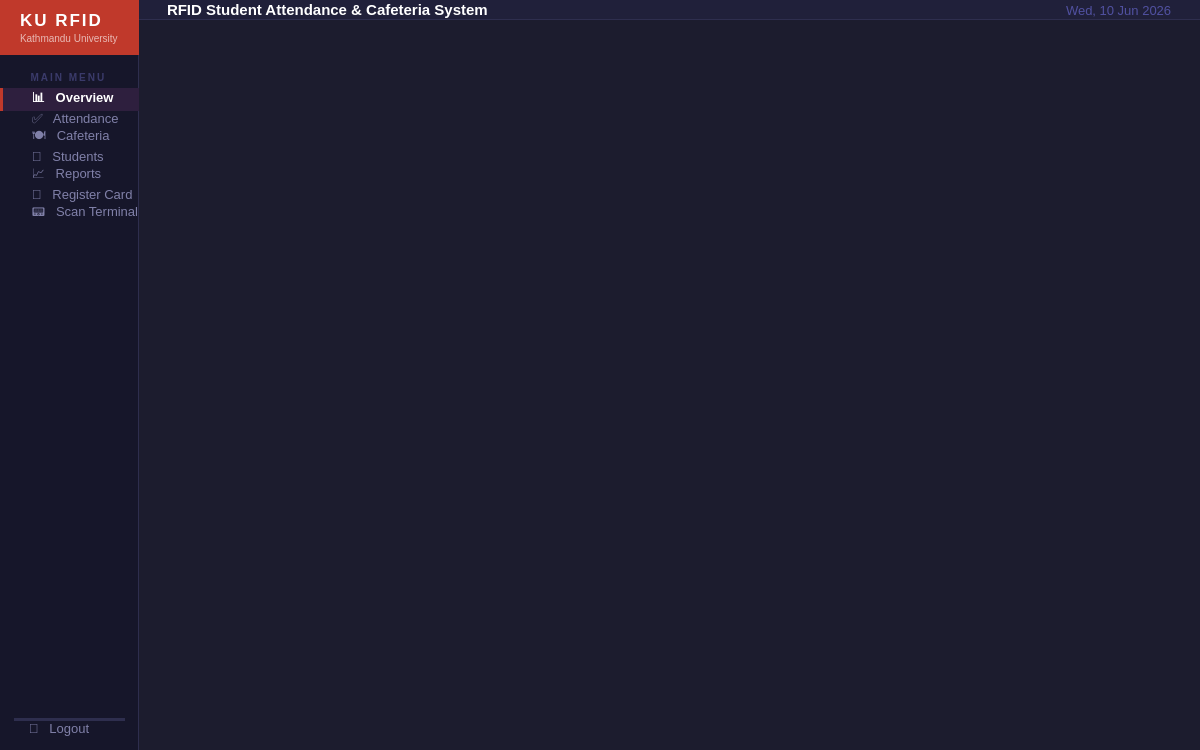
<?xml version='1.0' encoding='UTF-8'?>
<ui version="4.0">
 <class>DashboardPage</class>
 <widget class="QWidget" name="DashboardPage">
  <property name="geometry">
   <rect><x>0</x><y>0</y><width>1200</width><height>750</height></rect>
  </property>
  <property name="windowTitle"><string>Dashboard</string></property>
  <property name="styleSheet">
   <string notr="true">QWidget#DashboardPage { background-color: #1C1C2E; }</string>
  </property>

  
  <layout class="QHBoxLayout" name="rootLayout">
   <property name="spacing"><number>0</number></property>
   <property name="leftMargin"><number>0</number></property>
   <property name="topMargin"><number>0</number></property>
   <property name="rightMargin"><number>0</number></property>
   <property name="bottomMargin"><number>0</number></property>

   
   <item>
    <widget class="QWidget" name="sidebar">
     <property name="minimumWidth"><number>220</number></property>
     <property name="maximumWidth"><number>220</number></property>
     <property name="styleSheet">
      <string notr="true">QWidget#sidebar { background-color: #16162A; border-right: 1px solid #2E2E4E; }</string>
     </property>

     <layout class="QVBoxLayout" name="sidebarLayout">
      <property name="spacing"><number>0</number></property>
      <property name="leftMargin"><number>0</number></property>
      <property name="topMargin"><number>0</number></property>
      <property name="rightMargin"><number>0</number></property>
      <property name="bottomMargin"><number>0</number></property>

      
      <item>
       <widget class="QWidget" name="brandWidget">
        <property name="minimumHeight"><number>68</number></property>
        <property name="maximumHeight"><number>68</number></property>
        <property name="styleSheet">
         <string notr="true">QWidget#brandWidget { background-color: #C0392B; }</string>
        </property>
        <layout class="QVBoxLayout" name="brandLayout">
         <property name="leftMargin"><number>20</number></property>
         <property name="topMargin"><number>10</number></property>
         <property name="rightMargin"><number>20</number></property>
         <property name="bottomMargin"><number>10</number></property>
         <property name="spacing"><number>2</number></property>
         <item>
          <widget class="QLabel" name="labelBrandName">
           <property name="text"><string>KU RFID</string></property>
           <property name="styleSheet">
            <string notr="true">color: #FFFFFF; font-size: 17px; font-weight: 800; letter-spacing: 2px; background: transparent;</string>
           </property>
          </widget>
         </item>
         <item>
          <widget class="QLabel" name="labelBrandSub">
           <property name="text"><string>Kathmandu University</string></property>
           <property name="styleSheet">
            <string notr="true">color: rgba(255,255,255,0.65); font-size: 10px; background: transparent;</string>
           </property>
          </widget>
         </item>
        </layout>
       </widget>
      </item>

      
      <item><spacer name="sbSp1"><property name="orientation"><enum>Qt::Vertical</enum></property><property name="sizeType"><enum>QSizePolicy::Fixed</enum></property><property name="sizeHint" stdset="0"><size><width>0</width><height>12</height></size></property></spacer></item>

      
      <item>
       <widget class="QLabel" name="labelMenuSection">
        <property name="text"><string>  MAIN MENU</string></property>
        <property name="styleSheet">
         <string notr="true">color: #3A3A6A; font-size: 10px; font-weight: 700; letter-spacing: 2px; padding: 4px 18px; background: transparent;</string>
        </property>
       </widget>
      </item>

      
      <item>
       <widget class="QPushButton" name="navBtnOverview">
        <property name="text"><string>   📊   Overview</string></property>
        <property name="minimumHeight"><number>46</number></property>
        <property name="checkable"><bool>true</bool></property>
        <property name="checked"><bool>true</bool></property>
        <property name="cursor"><cursorShape>PointingHandCursor</cursorShape></property>
        <property name="styleSheet">
         <string notr="true">QPushButton { background-color:transparent; color:#8080A8; border:none; border-left:3px solid transparent; text-align:left; padding-left:18px; font-size:13px; border-radius:0; }
QPushButton:hover { background-color:#24243A; color:#E0E0F8; }
QPushButton:checked { background-color:#2E1F3E; color:#FFFFFF; border-left:3px solid #C0392B; font-weight:600; }</string>
        </property>
       </widget>
      </item>

      
      <item>
       <widget class="QPushButton" name="navBtnAttendance">
        <property name="text"><string>   ✅   Attendance</string></property>
        <property name="minimumHeight"><number>46</number></property>
        <property name="checkable"><bool>true</bool></property>
        <property name="cursor"><cursorShape>PointingHandCursor</cursorShape></property>
        <property name="styleSheet">
         <string notr="true">QPushButton { background-color:transparent; color:#8080A8; border:none; border-left:3px solid transparent; text-align:left; padding-left:18px; font-size:13px; border-radius:0; }
QPushButton:hover { background-color:#24243A; color:#E0E0F8; }
QPushButton:checked { background-color:#2E1F3E; color:#FFFFFF; border-left:3px solid #C0392B; font-weight:600; }</string>
        </property>
       </widget>
      </item>

      
      <item>
       <widget class="QPushButton" name="navBtnCafeteria">
        <property name="text"><string>   🍽   Cafeteria</string></property>
        <property name="minimumHeight"><number>46</number></property>
        <property name="checkable"><bool>true</bool></property>
        <property name="cursor"><cursorShape>PointingHandCursor</cursorShape></property>
        <property name="styleSheet">
         <string notr="true">QPushButton { background-color:transparent; color:#8080A8; border:none; border-left:3px solid transparent; text-align:left; padding-left:18px; font-size:13px; border-radius:0; }
QPushButton:hover { background-color:#24243A; color:#E0E0F8; }
QPushButton:checked { background-color:#2E1F3E; color:#FFFFFF; border-left:3px solid #C0392B; font-weight:600; }</string>
        </property>
       </widget>
      </item>

      
      <item>
       <widget class="QPushButton" name="navBtnStudents">
        <property name="text"><string>   👥   Students</string></property>
        <property name="minimumHeight"><number>46</number></property>
        <property name="checkable"><bool>true</bool></property>
        <property name="cursor"><cursorShape>PointingHandCursor</cursorShape></property>
        <property name="styleSheet">
         <string notr="true">QPushButton { background-color:transparent; color:#8080A8; border:none; border-left:3px solid transparent; text-align:left; padding-left:18px; font-size:13px; border-radius:0; }
QPushButton:hover { background-color:#24243A; color:#E0E0F8; }
QPushButton:checked { background-color:#2E1F3E; color:#FFFFFF; border-left:3px solid #C0392B; font-weight:600; }</string>
        </property>
       </widget>
      </item>

      
      <item>
       <widget class="QPushButton" name="navBtnReports">
        <property name="text"><string>   📈   Reports</string></property>
        <property name="minimumHeight"><number>46</number></property>
        <property name="checkable"><bool>true</bool></property>
        <property name="cursor"><cursorShape>PointingHandCursor</cursorShape></property>
        <property name="styleSheet">
         <string notr="true">QPushButton { background-color:transparent; color:#8080A8; border:none; border-left:3px solid transparent; text-align:left; padding-left:18px; font-size:13px; border-radius:0; }
QPushButton:hover { background-color:#24243A; color:#E0E0F8; }
QPushButton:checked { background-color:#2E1F3E; color:#FFFFFF; border-left:3px solid #C0392B; font-weight:600; }</string>
        </property>
       </widget>
      </item>

      
      <item>
       <widget class="QPushButton" name="navBtnRegister">
        <property name="text"><string>   🪪   Register Card</string></property>
        <property name="minimumHeight"><number>46</number></property>
        <property name="checkable"><bool>true</bool></property>
        <property name="cursor"><cursorShape>PointingHandCursor</cursorShape></property>
        <property name="styleSheet">
         <string notr="true">QPushButton { background-color:transparent; color:#8080A8; border:none; border-left:3px solid transparent; text-align:left; padding-left:18px; font-size:13px; border-radius:0; }
QPushButton:hover { background-color:#24243A; color:#E0E0F8; }
QPushButton:checked { background-color:#2E1F3E; color:#FFFFFF; border-left:3px solid #C0392B; font-weight:600; }</string>
        </property>
       </widget>
      </item>

      
      <item>
       <widget class="QPushButton" name="navBtnScan">
        <property name="text"><string>   📟   Scan Terminal</string></property>
        <property name="minimumHeight"><number>46</number></property>
        <property name="checkable"><bool>true</bool></property>
        <property name="cursor"><cursorShape>PointingHandCursor</cursorShape></property>
        <property name="styleSheet">
         <string notr="true">QPushButton { background-color:transparent; color:#8080A8; border:none; border-left:3px solid transparent; text-align:left; padding-left:18px; font-size:13px; border-radius:0; }
QPushButton:hover { background-color:#24243A; color:#E0E0F8; }
QPushButton:checked { background-color:#2E1F3E; color:#FFFFFF; border-left:3px solid #C0392B; font-weight:600; }</string>
        </property>
       </widget>
      </item>

      

      
      <item>
       <spacer name="sbSpacer">
        <property name="orientation"><enum>Qt::Vertical</enum></property>
        <property name="sizeHint" stdset="0"><size><width>20</width><height>40</height></size></property>
       </spacer>
      </item>

      
      <item>
       <widget class="QFrame" name="sidebarDivider">
        <property name="frameShape"><enum>QFrame::HLine</enum></property>
        <property name="frameShadow"><enum>QFrame::Sunken</enum></property>
        <property name="styleSheet">
         <string notr="true">background-color: #2E2E4E; border: none; margin: 0 14px;</string>
        </property>
       </widget>
      </item>

      
      <item>
       <widget class="QPushButton" name="pushButtonLogout">
        <property name="text"><string>   🚪   Logout</string></property>
        <property name="minimumHeight"><number>46</number></property>
        <property name="cursor"><cursorShape>PointingHandCursor</cursorShape></property>
        <property name="styleSheet">
         <string notr="true">QPushButton { background-color:transparent; color:#8080A8; border:none; text-align:left; padding-left:18px; font-size:13px; border-radius:0; }
QPushButton:hover { background-color:#3A1A1A; color:#E74C3C; }</string>
        </property>
       </widget>
      </item>

      <item><spacer name="sbSp2"><property name="orientation"><enum>Qt::Vertical</enum></property><property name="sizeType"><enum>QSizePolicy::Fixed</enum></property><property name="sizeHint" stdset="0"><size><width>0</width><height>14</height></size></property></spacer></item>

     </layout>
    </widget>
   </item>

   
   <item>
    <widget class="QWidget" name="contentArea">
     <property name="styleSheet">
      <string notr="true">QWidget#contentArea { background-color: #1C1C2E; }</string>
     </property>

     <layout class="QVBoxLayout" name="contentAreaLayout">
      <property name="spacing"><number>0</number></property>
      <property name="leftMargin"><number>0</number></property>
      <property name="topMargin"><number>0</number></property>
      <property name="rightMargin"><number>0</number></property>
      <property name="bottomMargin"><number>0</number></property>

      
      <item>
       <widget class="QWidget" name="topBar">
        <property name="minimumHeight"><number>58</number></property>
        <property name="maximumHeight"><number>58</number></property>
        <property name="styleSheet">
         <string notr="true">QWidget#topBar { background-color: #20203A; border-bottom: 1px solid #2E2E4E; }</string>
        </property>
        <layout class="QHBoxLayout" name="topBarLayout">
         <property name="leftMargin"><number>28</number></property>
         <property name="topMargin"><number>0</number></property>
         <property name="rightMargin"><number>28</number></property>
         <property name="bottomMargin"><number>0</number></property>
         <item>
          <widget class="QLabel" name="labelTopTitle">
           <property name="text"><string>RFID Student Attendance &amp; Cafeteria System</string></property>
           <property name="styleSheet">
            <string notr="true">color: #FFFFFF; font-size: 15px; font-weight: 700; background: transparent;</string>
           </property>
          </widget>
         </item>
         <item>
          <spacer name="topBarSpacer">
           <property name="orientation"><enum>Qt::Horizontal</enum></property>
           <property name="sizeHint" stdset="0"><size><width>40</width><height>20</height></size></property>
          </spacer>
         </item>
         <item>
          <widget class="QLabel" name="labelTopDate">
           <property name="text"><string>Wed, 10 Jun 2026</string></property>
           <property name="styleSheet">
            <string notr="true">color: #5050A0; font-size: 13px; background: transparent;</string>
           </property>
          </widget>
         </item>
        </layout>
       </widget>
      </item>

      
      <item>
       <widget class="QStackedWidget" name="stackedWidget">
        <property name="currentIndex"><number>0</number></property>

        
        </widget>
      </item>

     </layout>
    </widget>
   </item>

  </layout>
 </widget>
 <resources />
 <connections />
</ui>
